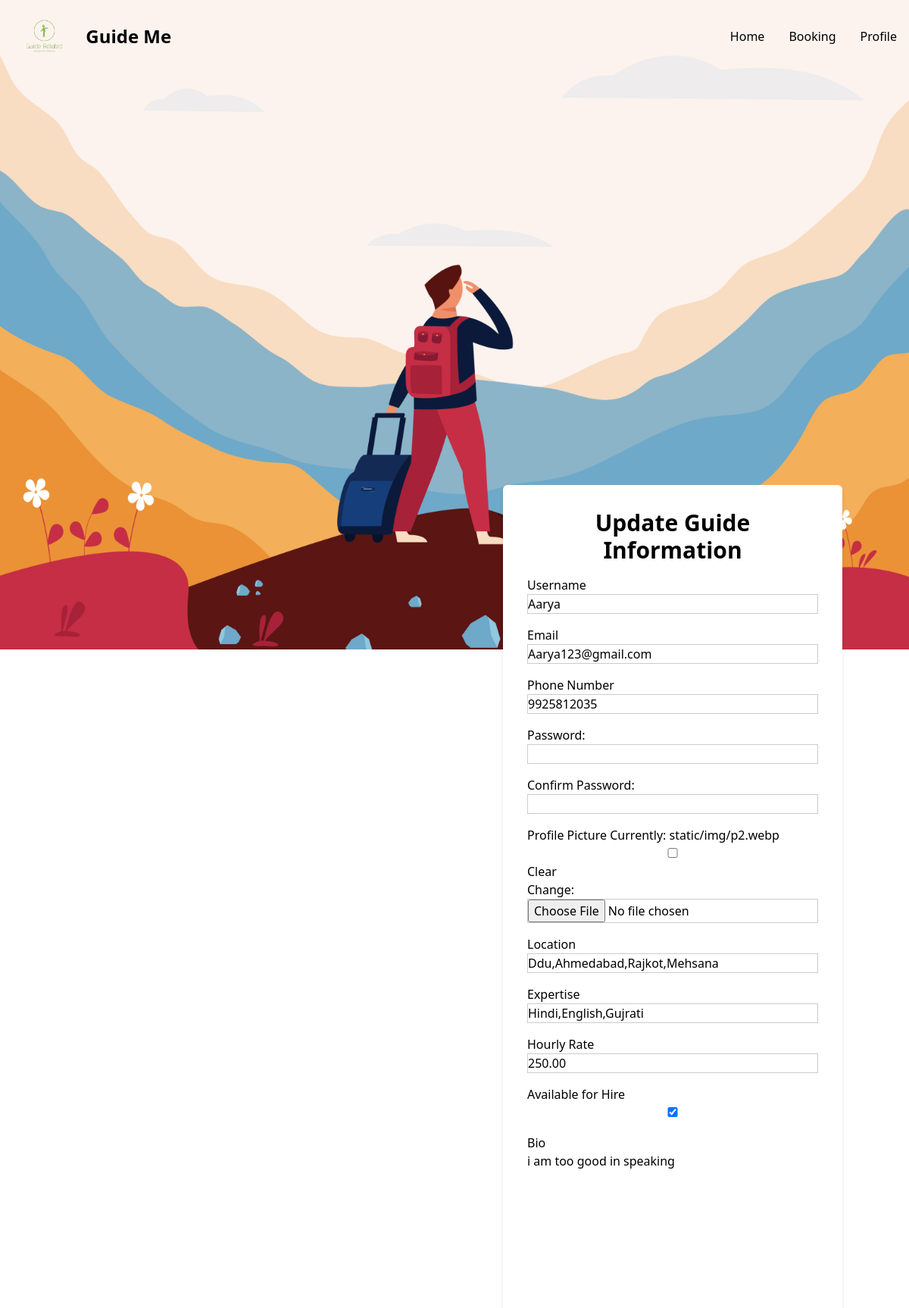
The page /update_guide_info/ (signed in) on the database its author committed.
### myapp/models.py (models this page shows)
class User(AbstractUser):
    email = models.EmailField()
    userType = models.CharField(
        max_length = 20,
        choices = User_Choices,
        default = "user",
    )
    profile_picture = models.ImageField(upload_to='static/img', blank=True, null=True)
    phone_number = models.CharField(max_length=15, blank=True)

class Guide(models.Model):
    guide_user = models.OneToOneField(User, on_delete=models.CASCADE)
    location = models.CharField(max_length=255, blank=True, null=True)
    profile_picture = models.ImageField(upload_to='static/img', blank=True, null=True)
    expertise = models.CharField(max_length=100)
    hourly_rate = models.DecimalField(max_digits=5, decimal_places=2, null=True, blank=True)
    available_for_hire = models.BooleanField(default=False)
    bio = models.TextField(blank=True)

### myapp/views.py (the view)
# urls.py: path('update_guide_info/', views.update_guide_info, name='update_guide_info'),
def update_guide_info(request):
    guide = request.user.guide
    user = request.user
    if request.method == 'POST':
        user_form = CustomUserCreationForm(request.POST, instance=user)
        guide_form = GuideForm(request.POST, instance=guide)
        print(user_form.errors)
        print(guide_form.errors)
        if user_form.is_valid() and guide_form.is_valid():
            user_form.save()
            guide_form.save()
            login(request, user)
            messages.success(request, 'Guide information updated successfully')
            return redirect('home')
        else:
            messages.error(request, 'Invalid guide information')
    else:
        user_form = CustomUserCreationForm(instance=user)
        guide_form = GuideForm(instance=guide)
    return render(request, 'update_guide_info.html', {'user_form': user_form, 'guide_form': guide_form})

### myapp/forms.py (shortened to what this page needs)
class CustomUserCreationForm(UserCreationForm):
    class Meta(UserCreationForm.Meta):
        model = User
        fields = UserCreationForm.Meta.fields + ('email', 'userType', 'phone_number', 'profile_picture')
    def __init__(self, *args, **kwargs):
        super().__init__(*args, **kwargs)
        self.fields['userType'].required = False

class GuideForm(forms.ModelForm):
    location = forms.CharField(
        widget=forms.TextInput(attrs={'placeholder': 'Enter locations separated by commas'}),
        help_text='Enter the locations where you are available, separated by commas.'
    )
    expertise = forms.CharField()
    hourly_rate = forms.DecimalField(max_digits=5, decimal_places=2)
    available_for_hire = forms.BooleanField()
    bio = forms.CharField(widget=forms.Textarea)
    class Meta:
        model = Guide
        fields = (  'bio', 'location', 'expertise', 'hourly_rate', 'available_for_hire')

### templates/update_guide_info.html (shortened to what this page needs)
{% extends 'base.html' %}
{% block content %}
<div class="flex items-end justify-end min-h-screen">
    <div class="bg-white dark:bg-gray-800 p-8 rounded-md shadow-md max-w-md w-full space-y-4">
        <h1 class="text-3xl font-bold mb-4 text-center dark:text-white">Update Guide Information</h1>
        <form method="post" enctype="multipart/form-data" class="space-y-4">
            <div>
                <label for="{{ user_form.username.id_for_label }}" class="form-label dark:text-white">Username</label>
                {{ user_form.username }}
            </div>
            <div>
                <label for="{{ user_form.email.id_for_label }}" class="form-label dark:text-white">Email</label>
                {{ user_form.email }}
            </div>
            <div>
                <label for="{{ user_form.phone_number.id_for_label }}" class="form-label dark:text-white">Phone Number</label>
                {{ user_form.phone_number }}
            </div>
            <div class="mb-4">
                <label for="{{ user_form.password.id_for_label }}" class="form-label dark:text-white">Password:</label>
                {{ user_form.password1 }}
            </div>
            <div class="mb-4">
                <label for="confirm_password" class="form-label dark:text-white">Confirm Password:</label>
                {{ user_form.password2 }}
            </div>
            <div>
                <label for="{{ user_form.profile_picture.id_for_label }}" class="form-label dark:text-white">Profile Picture</label>
                {{ user_form.profile_picture }}
            </div>
            <div>
                <label for="{{ guide_form.location.id_for_label }}" class="form-label dark:text-white">Location</label>
                {{ guide_form.location }}
            </div>
            <div>
                <label for="{{ guide_form.expertise.id_for_label }}" class="form-label dark:text-white">Expertise</label>
                {{ guide_form.expertise }}
            </div>
            <div>
                <label for="{{ guide_form.hourly_rate.id_for_label }}" class="form-label dark:text-white">Hourly Rate</label>
                {{ guide_form.hourly_rate }}
            </div>
            <div>
                <label for="{{ guide_form.available_for_hire.id_for_label }}" class="form-label dark:text-white">Available for Hire</label>
                {{ guide_form.available_for_hire }}
            </div>
            <div>
                <label for="{{ guide_form.bio.id_for_label }}" class="form-label dark:text-white">Bio</label>
                {{ guide_form.bio }}
            </div>
        </form>
    </div>
</div>
{% endblock %}

### static/index.css (style rules this page uses)
input { width: 100%; padding: 12px 20px; margin: 8px 0; display: inline-block; border: 1px solid #ccc; box-sizing: border-box; }

### templates/update_guide_info.html (style rules this page uses)
body { background-image: url(/static/img/pgbg.jpg); background-size: cover; background-position: center; background-repeat: no-repeat; height: 100vh; }

### rows shown on the page
User: username "Aarya", email "Aarya123@gmail.com", phone_number "9925812035"
Guide: location "Ddu,Ahmedabad,Rajkot,Mehsana", expertise "Hindi,English,Gujrati", hourly_rate "250.00", available_for_hire "☑", bio "i am too good in speaking"
